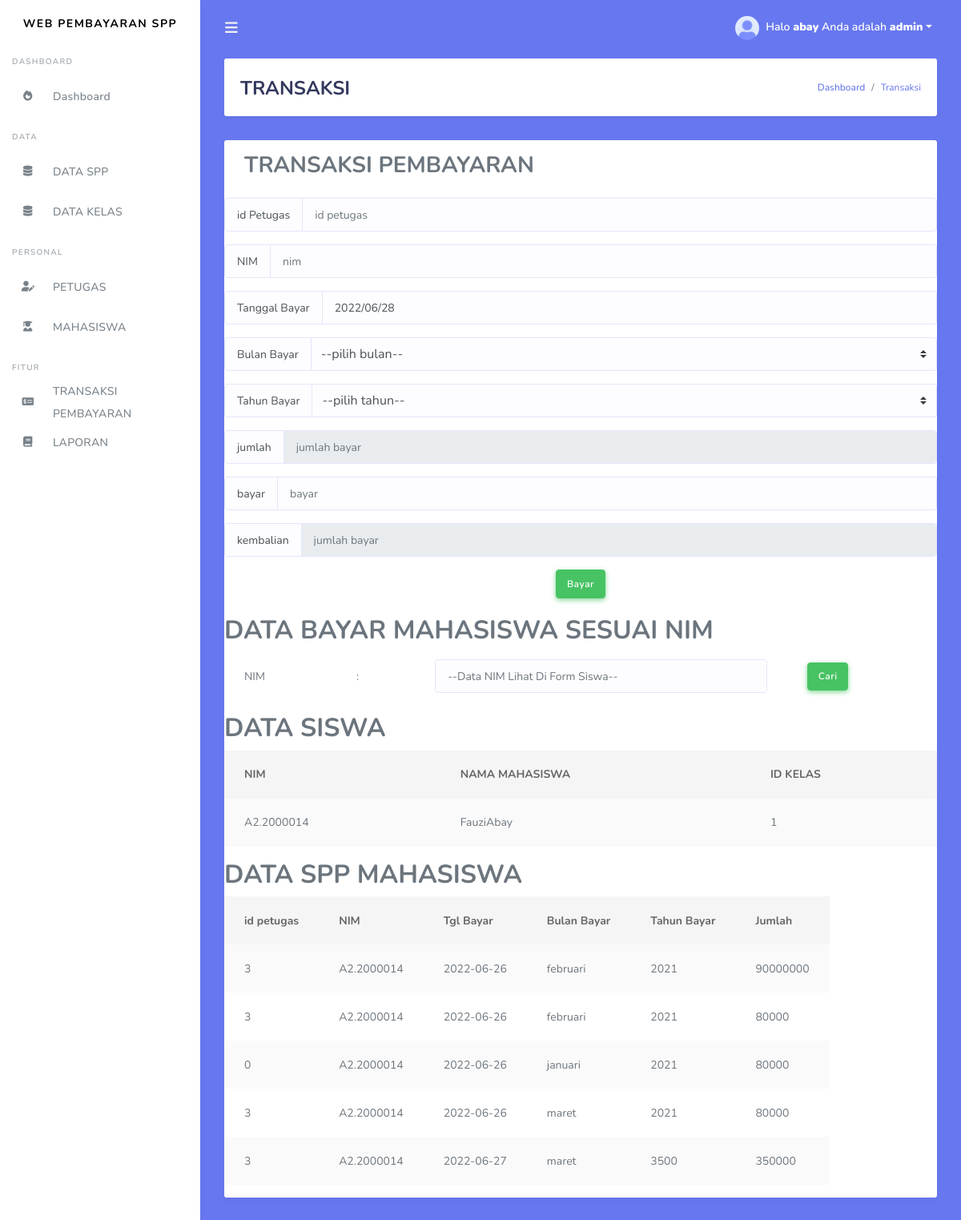
The page /transaksi.php?nim=A2.2000014 (signed in) on the database as committed earlier.
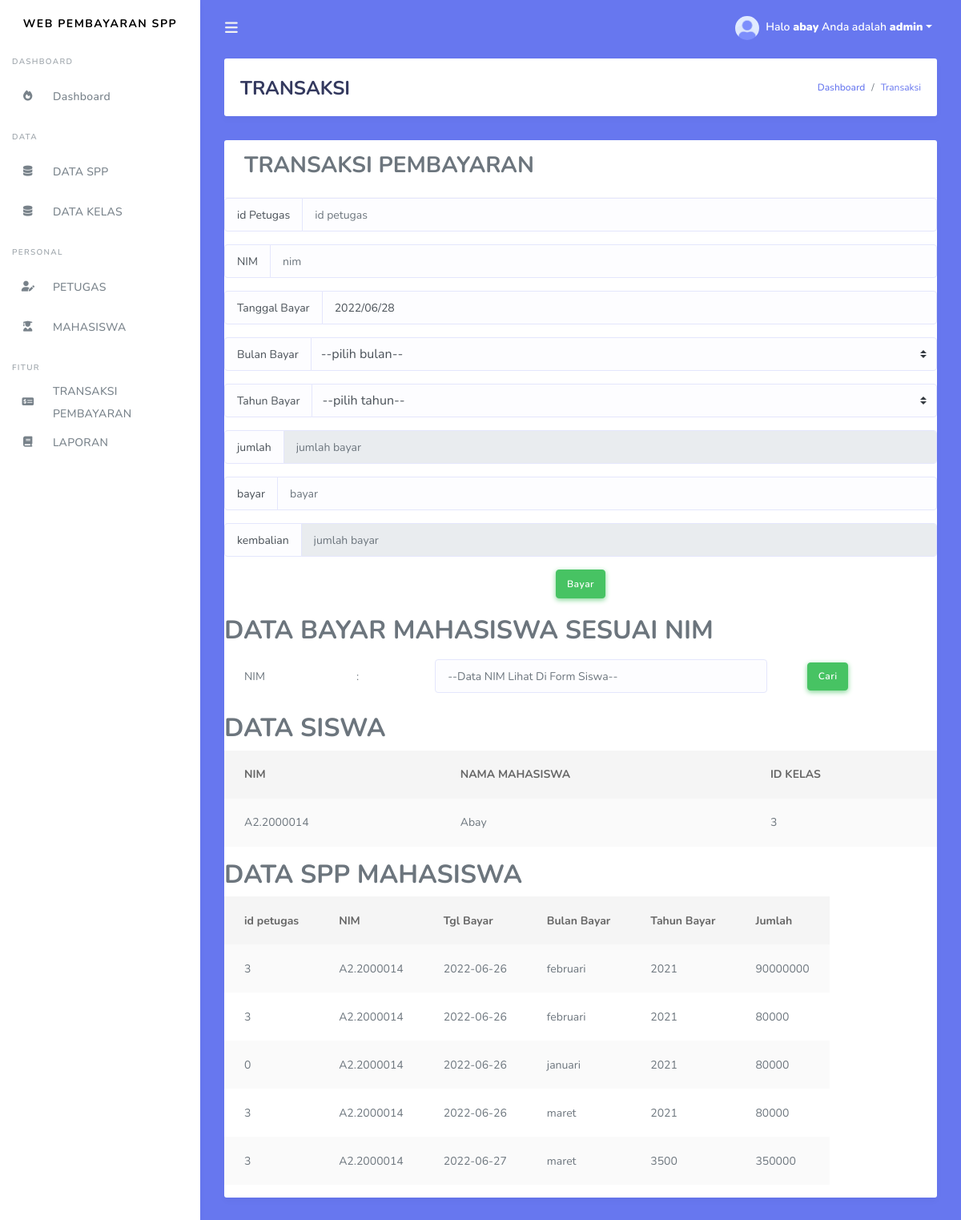
The same page on the database as committed later.
### tables this page shows
CREATE TABLE `mahasiswa` (
  `nim` varchar(10) NOT NULL,
  `nama` varchar(20) NOT NULL,
  `id_kelas` int(11) NOT NULL,
  `id_spp` int(11) NOT NULL,
  `level` set('siswa') NOT NULL,
  PRIMARY KEY (`nim`)
);

### transaksi.php (the view, shortened to what the changed rows need)
<!DOCTYPE html>
<html>
<head>
</head>
<body>
  <?php
  include('tampilan/header.php');
  include('tampilan/sidebar.php');
  ?>
  <div class="main-content bg-primary">
    <section class="section">
      <div class="section-header">
        <h1>TRANSAKSI</h1>
      </div>
      <div class="row">
        <div class="col-md-12">
          <div class="card">
            <br />
            <form action="" method="get">
              <h2>DATA BAYAR MAHASISWA SESUAI NIM</h2>
            </form>
            <?php
            if (isset($_GET['nim']) && $_GET['nim'] != '') {
              $query = mysqli_query($koneksi, "SELECT * FROM mahasiswa WHERE nim='$_GET[nim]'");
              $data = mysqli_fetch_array($query);
            ?>
              <h2>DATA SISWA</h2>
              <table class="table table-striped">
                <thead>
                  <tr>
                    <th scope="col">NIM</th>
                    <th scope="col">NAMA MAHASISWA</th>
                    <th scope="col">ID KELAS</th>
                  </tr>
                </thead>
                <tbody>
                  <td><?php echo $data['nim']; ?></td>
                  <td><?php echo $data['nama']; ?></td>
                  <td><?php echo $data['id_kelas']; ?></td>
                </tbody>
              </table>
              <h2>DATA SPP MAHASISWA</h2>
              <table class="table table-striped table-responsive">
                <thead>
                  <tr>
                    <th scope="col">id petugas</th>
                    <th scope="col"> NIM</th>
                    <th scope="col">Tgl Bayar</th>
                    <th scope="col">Bulan Bayar</th>
                    <th scope="col">Tahun Bayar</th>
                    <th scope="col">Jumlah</th>
                  </tr>
                </thead>
                <tbody>
                  <?php
                  $query = mysqli_query($koneksi, "SELECT * FROM pembayaran WHERE nim='$data[nim]' ORDER BY bulan_dibayar ASC");
                  while ($data = mysqli_fetch_array($query)) {
                    echo " <tr>
                          <td>$data[id_petugas]</td>
                          <td>$data[nim]</td>
                          <td>$data[tgl_bayar]</td>
                          <td>$data[bulan_dibayar]</td>
                          <td>$data[tahun_dibayar]</td>
                          <td>$data[jumlah_bayar]</td>
                        </tr>";
                  }
                  ?>
                </tbody>
              </table>
            <?php
            }
            ?>
          </div>
</body>
</html>

Rows that differ between the two databases and show on the page:
changed mahasiswa "A2.2000014": nama "FauziAbay" → "Abay"; id_kelas "1" → "3"
